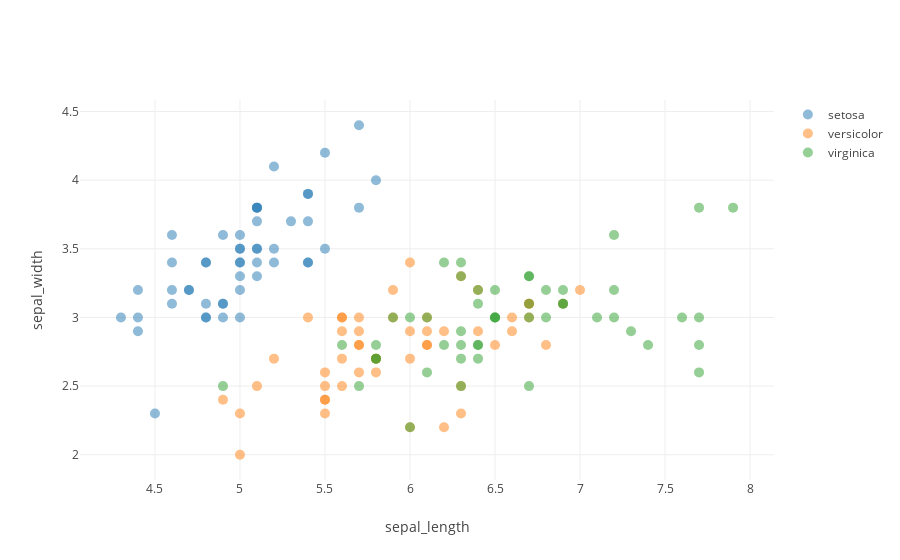

Write notebook code for a chart like this one.
### Markdown cell above
And we can easily change the chart by editing the values of x and y. Let's change them to `sepal_length` and `sepal_width` below.

### Code cell
fig = plot_categorical('sepal_length', 'sepal_width', 'species')
display(HTML('<figcaption> Graph with option to select and de-select categories </figcaption>'))
plotly.offline.iplot(fig);

### Figure 1 — Plotly figure (JSON) as saved in the notebook; plotly's stock layout.template omitted (floating-point values rounded to 4 significant figures)
{"data": [{"marker": {"opacity": 0.5, "size": 10}, "mode": "markers", "name": "setosa", "type": "scatter", "uid": "9c1c13d7-6a22-4b4a-b549-3acc342588f4", "x": [5.1, 4.9, 4.7, 4.6, 5, 5.4, 4.6, 5, 4.4, 4.9, 5.4, 4.8, 4.8, 4.3, 5.8, 5.7, 5.4, 5.1, 5.7, 5.1, 5.4, 5.1, 4.6, 5.1, 4.8, 5, 5, 5.2, 5.2, 4.7, 4.8, 5.4, 5.2, 5.5, 4.9, 5, 5.5, 4.9, 4.4, 5.1, 5, 4.5, 4.4, 5, 5.1, 4.8, 5.1, 4.6, 5.3, 5], "y": [3.5, 3, 3.2, 3.1, 3.6, 3.9, 3.4, 3.4, 2.9, 3.1, 3.7, 3.4, 3, 3, 4, 4.4, 3.9, 3.5, 3.8, 3.8, 3.4, 3.7, 3.6, 3.3, 3.4, 3, 3.4, 3.5, 3.4, 3.2, 3.1, 3.4, 4.1, 4.2, 3.1, 3.2, 3.5, 3.6, 3, 3.4, 3.5, 2.3, 3.2, 3.5, 3.8, 3, 3.8, 3.2, 3.7, 3.3]}, {"marker": {"opacity": 0.5, "size": 10}, "mode": "markers", "name": "versicolor", "type": "scatter", "uid": "672c5e82-9cf1-43f7-a683-05195e84109f", "x": [7, 6.4, 6.9, 5.5, 6.5, 5.7, 6.3, 4.9, 6.6, 5.2, 5, 5.9, 6, 6.1, 5.6, 6.7, 5.6, 5.8, 6.2, 5.6, 5.9, 6.1, 6.3, 6.1, 6.4, 6.6, 6.8, 6.7, 6, 5.7, 5.5, 5.5, 5.8, 6, 5.4, 6, 6.7, 6.3, 5.6, 5.5, 5.5, 6.1, 5.8, 5, 5.6, 5.7, 5.7, 6.2, 5.1, 5.7], "y": [3.2, 3.2, 3.1, 2.3, 2.8, 2.8, 3.3, 2.4, 2.9, 2.7, 2, 3, 2.2, 2.9, 2.9, 3.1, 3, 2.7, 2.2, 2.5, 3.2, 2.8, 2.5, 2.8, 2.9, 3, 2.8, 3, 2.9, 2.6, 2.4, 2.4, 2.7, 2.7, 3, 3.4, 3.1, 2.3, 3, 2.5, 2.6, 3, 2.6, 2.3, 2.7, 3, 2.9, 2.9, 2.5, 2.8]}, {"marker": {"opacity": 0.5, "size": 10}, "mode": "markers", "name": "virginica", "type": "scatter", "uid": "781645e6-0210-454c-87f6-4ab29eaf8738", "x": [6.3, 5.8, 7.1, 6.3, 6.5, 7.6, 4.9, 7.3, 6.7, 7.2, 6.5, 6.4, 6.8, 5.7, 5.8, 6.4, 6.5, 7.7, 7.7, 6, 6.9, 5.6, 7.7, 6.3, 6.7, 7.2, 6.2, 6.1, 6.4, 7.2, 7.4, 7.9, 6.4, 6.3, 6.1, 7.7, 6.3, 6.4, 6, 6.9, 6.7, 6.9, 5.8, 6.8, 6.7, 6.7, 6.3, 6.5, 6.2, 5.9], "y": [3.3, 2.7, 3, 2.9, 3, 3, 2.5, 2.9, 2.5, 3.6, 3.2, 2.7, 3, 2.5, 2.8, 3.2, 3, 3.8, 2.6, 2.2, 3.2, 2.8, 2.8, 2.7, 3.3, 3.2, 2.8, 3, 2.8, 3, 2.8, 3.8, 2.8, 2.8, 2.6, 3, 3.4, 3.1, 3, 3.1, 3.1, 3.1, 2.7, 3.2, 3.3, 3, 2.5, 3, 3.4, 3]}], "layout": {"xaxis": {"title": {"text": "sepal_length"}}, "yaxis": {"title": {"text": "sepal_width"}}}}
